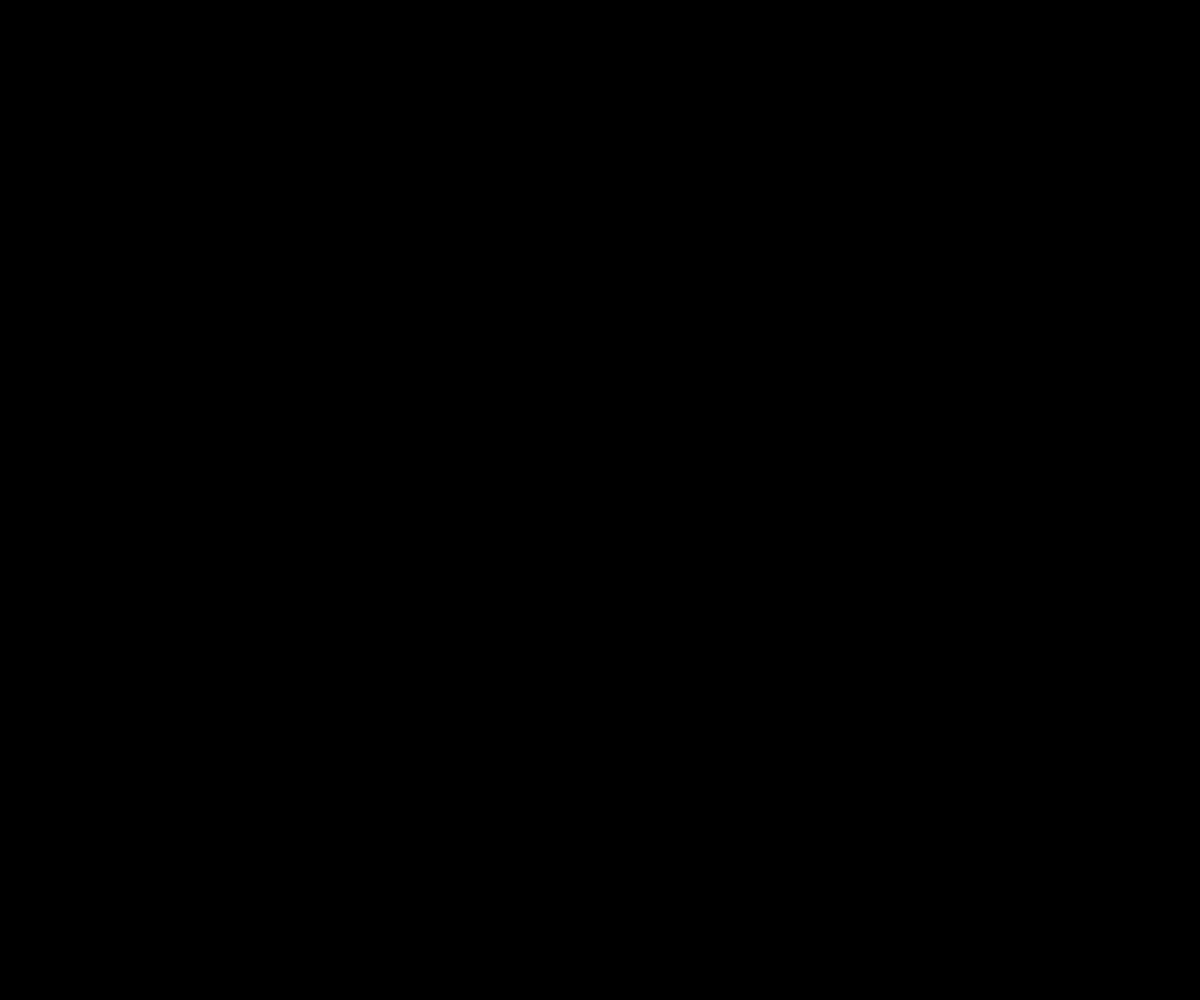
Frame 1 (no input)
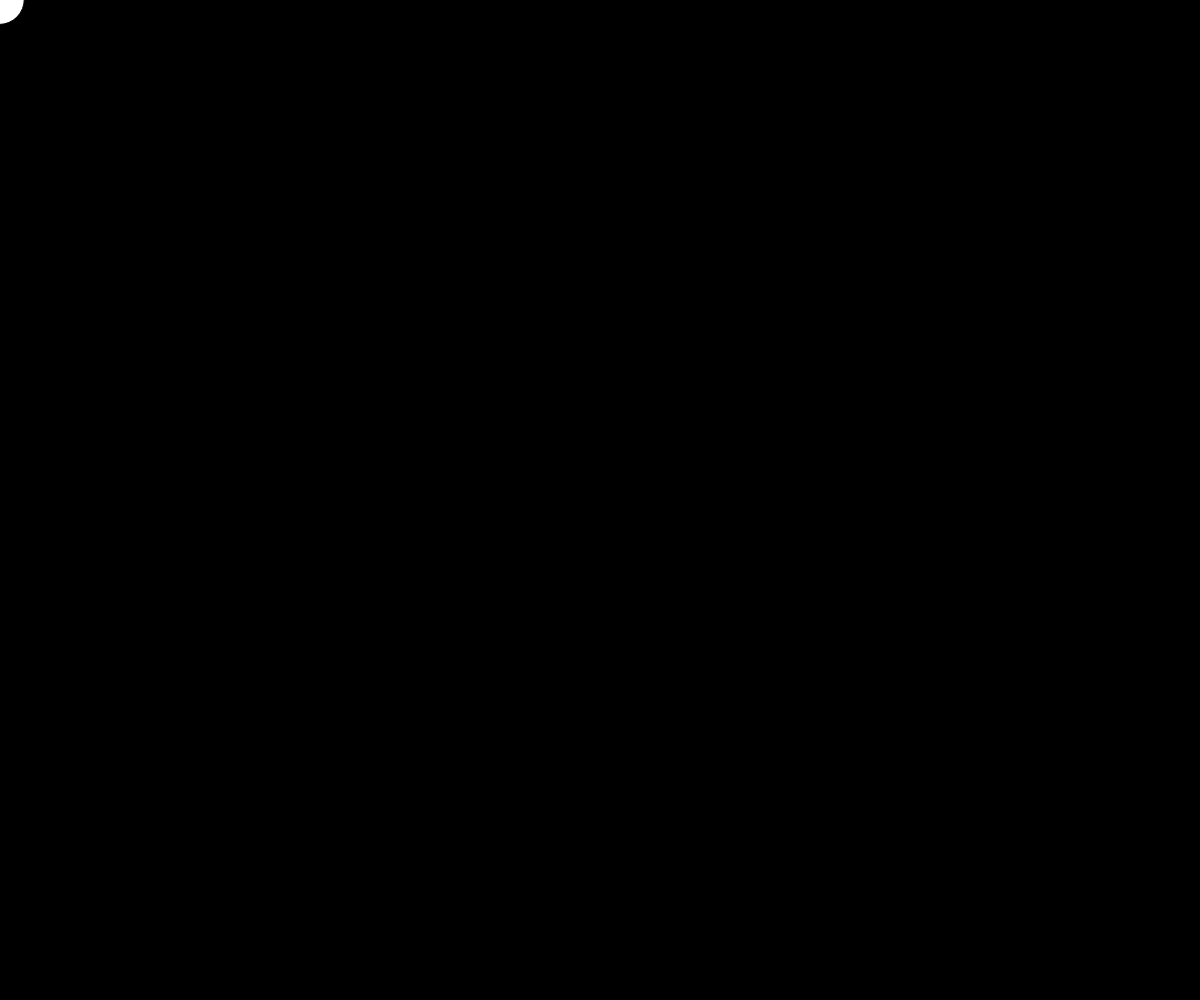
Frame 60 (no input)
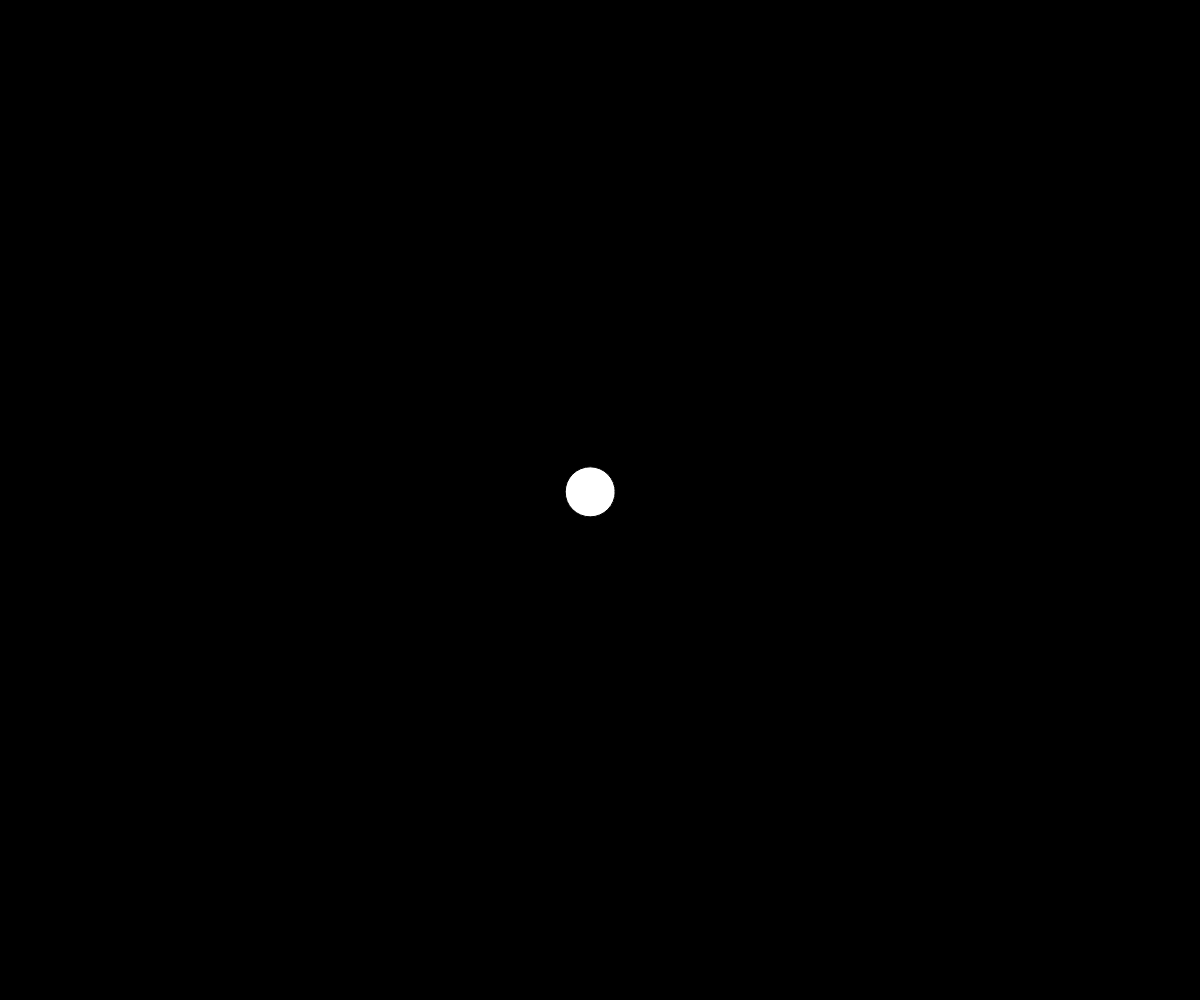
Frame 120 (the mouse pressed at the canvas centre since frame 60)

The p5.js sketch that drew these frames (run headless with seeded random() and noise() and a simulated clock; from frame 60 on, the mouse is pressed at the canvas centre):

// p5.js sketch
// ── sketch.js
function setup() {
    createCanvas(innerWidth,innerHeight);
    
    //ball.Ball(50);
}


var ball = new Ball(50);
var mousepos = new p5.Vector(p5.mouseX,p5.mouseY);

function draw() {
    mousepos.x = mouseX;
    mousepos.y = mouseY;
    background(0);
    ball.update(mousepos);
    ball.display();
}

function touchMoved() {
    return false;
}

function Ball(r) { 
    this.vel = new p5.Vector(0,0);
    this.acc = new p5.Vector(0,0);
    this.pos = new p5.Vector(innerWidth/2,innerHeight/2);
    this.r = r;
    
    this.display = function(){
        fill(255);
        ellipse(this.pos.x,this.pos.y,this.r,this.r);
    };
    
    this.update = function(mp){
        this.acc = this.pos.sub(mp).mult(-0.07);
        this.vel.add(this.acc);
        this.pos.add(this.vel);
    };

   
}
